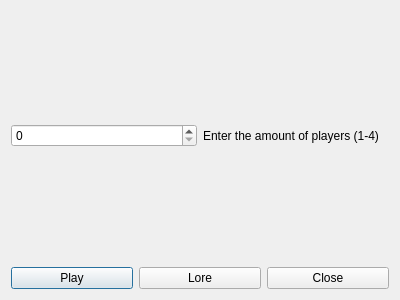
<?xml version="1.0" encoding="UTF-8"?>
<ui version="4.0">
 <class>Dialog</class>
 <widget class="QDialog" name="Dialog">
  <property name="geometry">
   <rect>
    <x>0</x>
    <y>0</y>
    <width>400</width>
    <height>300</height>
   </rect>
  </property>
  <property name="windowTitle">
   <string>Dialog</string>
  </property>
  <layout class="QVBoxLayout" name="verticalLayout">
   <item>
    <layout class="QHBoxLayout" name="horizontalLayout_2">
     <item>
      <widget class="QSpinBox" name="amountSpinBox"/>
     </item>
     <item>
      <widget class="QLabel" name="enterLabel">
       <property name="text">
        <string>Enter the amount of players (1-4)</string>
       </property>
      </widget>
     </item>
    </layout>
   </item>
   <item>
    <layout class="QHBoxLayout" name="horizontalLayout">
     <item>
      <widget class="QPushButton" name="playButton">
       <property name="text">
        <string>Play</string>
       </property>
      </widget>
     </item>
     <item>
      <widget class="QPushButton" name="loreButton">
       <property name="text">
        <string>Lore</string>
       </property>
      </widget>
     </item>
     <item>
      <widget class="QPushButton" name="closeButton">
       <property name="text">
        <string>Close</string>
       </property>
      </widget>
     </item>
    </layout>
   </item>
  </layout>
 </widget>
 <resources/>
 <connections/>
</ui>
